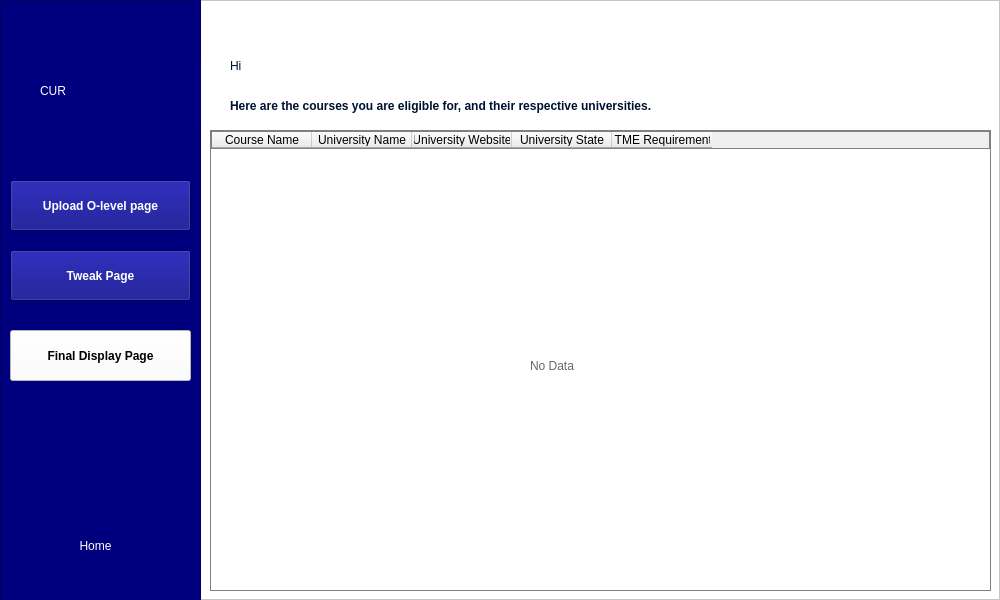
<?xml version="1.0" encoding="UTF-8"?>
<ui version="4.0">
 <class>MainWindow</class>
 <widget class="QMainWindow" name="MainWindow">
  <property name="geometry">
   <rect>
    <x>0</x>
    <y>0</y>
    <width>1000</width>
    <height>600</height>
   </rect>
  </property>
  <property name="minimumSize">
   <size>
    <width>1000</width>
    <height>600</height>
   </size>
  </property>
  <property name="maximumSize">
   <size>
    <width>1000</width>
    <height>600</height>
   </size>
  </property>
  <property name="windowTitle">
   <string>MainWindow</string>
  </property>
  <widget class="QWidget" name="centralwidget">
   <widget class="QFrame" name="frame_2">
    <property name="geometry">
     <rect>
      <x>0</x>
      <y>0</y>
      <width>1000</width>
      <height>600</height>
     </rect>
    </property>
    <property name="minimumSize">
     <size>
      <width>1000</width>
      <height>600</height>
     </size>
    </property>
    <property name="maximumSize">
     <size>
      <width>1000</width>
      <height>600</height>
     </size>
    </property>
    <property name="styleSheet">
     <string notr="true">QFrame#frame_2{background-color: rgb(255, 255, 255);}</string>
    </property>
    <property name="frameShape">
     <enum>QFrame::StyledPanel</enum>
    </property>
    <property name="frameShadow">
     <enum>QFrame::Raised</enum>
    </property>
    <widget class="QFrame" name="frame_3">
     <property name="geometry">
      <rect>
       <x>0</x>
       <y>0</y>
       <width>201</width>
       <height>601</height>
      </rect>
     </property>
     <property name="styleSheet">
      <string notr="true">background-color: rgb(0, 0, 127);</string>
     </property>
     <property name="frameShape">
      <enum>QFrame::StyledPanel</enum>
     </property>
     <property name="frameShadow">
      <enum>QFrame::Raised</enum>
     </property>
     <widget class="QToolButton" name="toInsertF">
      <property name="geometry">
       <rect>
        <x>10</x>
        <y>180</y>
        <width>181</width>
        <height>51</height>
       </rect>
      </property>
      <property name="styleSheet">
       <string notr="true">QToolButton:hover {
	background-color: rgb(255, 255, 255);
	color: rgb(0, 0, 0);
	font: 10pt &quot;Arial&quot;;
	font-weight: bold;
}
QToolButton {
color: rgb(255, 255, 255);
	
	font: 10pt &quot;Arial&quot;;
font-weight: bold;

}</string>
      </property>
      <property name="text">
       <string>Upload O-level page</string>
      </property>
     </widget>
     <widget class="QToolButton" name="toTweakF">
      <property name="geometry">
       <rect>
        <x>10</x>
        <y>250</y>
        <width>181</width>
        <height>51</height>
       </rect>
      </property>
      <property name="styleSheet">
       <string notr="true">QToolButton:hover {
	background-color: rgb(255, 255, 255);
	color: rgb(0, 0, 0);
	font: 10pt &quot;Arial&quot;;
	font-weight: bold;
}
QToolButton {
color: rgb(255, 255, 255);
	
	font: 10pt &quot;Arial&quot;;
font-weight: bold;

}</string>
      </property>
      <property name="text">
       <string>Tweak Page</string>
      </property>
     </widget>
     <widget class="QToolButton" name="toFinalF">
      <property name="geometry">
       <rect>
        <x>10</x>
        <y>330</y>
        <width>181</width>
        <height>51</height>
       </rect>
      </property>
      <property name="styleSheet">
       <string notr="true">QToolButton {
	background-color: rgb(255, 255, 255);
	color: rgb(0, 0, 0);
	font: 10pt &quot;Arial&quot;;
	font-weight: bold;
}
QToolButton:hover {
	background-color: rgb(0, 0, 127);
color: rgb(255, 255, 255);
	
	font: 10pt &quot;Arial&quot;;
font-weight: bold;

}</string>
      </property>
      <property name="text">
       <string>Final Display Page</string>
      </property>
     </widget>
     <widget class="QLabel" name="label">
      <property name="geometry">
       <rect>
        <x>40</x>
        <y>60</y>
        <width>161</width>
        <height>61</height>
       </rect>
      </property>
      <property name="styleSheet">
       <string notr="true">color:rgb(255, 255, 255);

font: 75 35pt &quot;Magneto&quot;;</string>
      </property>
      <property name="text">
       <string>CUR</string>
      </property>
     </widget>
     <widget class="QPushButton" name="qhome">
      <property name="geometry">
       <rect>
        <x>50</x>
        <y>520</y>
        <width>91</width>
        <height>51</height>
       </rect>
      </property>
      <property name="styleSheet">
       <string notr="true">QPushButton {
border-radius: 20px;
font: 14pt &quot;Lucida Calligraphy&quot;;
	color: rgb(255, 255, 255);
}
QPushButton:hover {
border-radius: 20px;
font: 14pt &quot;Lucida Calligraphy&quot;;

	color: rgb(170, 0, 0);
}


</string>
      </property>
      <property name="text">
       <string>Home</string>
      </property>
     </widget>
    </widget>
    <widget class="QLabel" name="displayName">
     <property name="geometry">
      <rect>
       <x>230</x>
       <y>20</y>
       <width>581</width>
       <height>91</height>
      </rect>
     </property>
     <property name="styleSheet">
      <string notr="true">color: rgb(0, 16, 49);

font: 36pt &quot;Arial Rounded MT Bold&quot;;
</string>
     </property>
     <property name="text">
      <string>Hi </string>
     </property>
    </widget>
    <widget class="QTableWidget" name="tableWidget">
     <property name="geometry">
      <rect>
       <x>210</x>
       <y>130</y>
       <width>781</width>
       <height>461</height>
      </rect>
     </property>
     <property name="styleSheet">
      <string notr="true">border: 1px solid gray;</string>
     </property>
     <property name="frameShadow">
      <enum>QFrame::Plain</enum>
     </property>
     <property name="lineWidth">
      <number>2</number>
     </property>
     <property name="midLineWidth">
      <number>1</number>
     </property>
     <property name="sizeAdjustPolicy">
      <enum>QAbstractScrollArea::AdjustIgnored</enum>
     </property>
     <property name="editTriggers">
      <set>QAbstractItemView::NoEditTriggers</set>
     </property>
     <property name="alternatingRowColors">
      <bool>true</bool>
     </property>
     <property name="iconSize">
      <size>
       <width>0</width>
       <height>2</height>
      </size>
     </property>
     <property name="verticalScrollMode">
      <enum>QAbstractItemView::ScrollPerItem</enum>
     </property>
     <property name="showGrid">
      <bool>true</bool>
     </property>
     <property name="gridStyle">
      <enum>Qt::SolidLine</enum>
     </property>
     <property name="sortingEnabled">
      <bool>true</bool>
     </property>
     <property name="wordWrap">
      <bool>true</bool>
     </property>
     <attribute name="verticalHeaderDefaultSectionSize">
      <number>60</number>
     </attribute>
     <attribute name="verticalHeaderStretchLastSection">
      <bool>false</bool>
     </attribute>
     <column>
      <property name="text">
       <string>Course Name</string>
      </property>
     </column>
     <column>
      <property name="text">
       <string>University Name</string>
      </property>
     </column>
     <column>
      <property name="text">
       <string>University Website</string>
      </property>
     </column>
     <column>
      <property name="text">
       <string>University State</string>
      </property>
     </column>
     <column>
      <property name="text">
       <string>UTME Requirements</string>
      </property>
     </column>
    </widget>
    <widget class="QLabel" name="noData">
     <property name="geometry">
      <rect>
       <x>530</x>
       <y>330</y>
       <width>201</width>
       <height>71</height>
      </rect>
     </property>
     <property name="styleSheet">
      <string notr="true">color: rgb(103, 103, 103);

font: 33pt &quot;Arial Rounded MT Bold&quot;;
</string>
     </property>
     <property name="text">
      <string>No Data</string>
     </property>
    </widget>
    <widget class="QLabel" name="label_2">
     <property name="geometry">
      <rect>
       <x>230</x>
       <y>90</y>
       <width>571</width>
       <height>31</height>
      </rect>
     </property>
     <property name="styleSheet">
      <string notr="true">color: rgb(0, 16, 49);
font: 12pt &quot;Arial&quot;;
	font-weight: bold;</string>
     </property>
     <property name="text">
      <string>Here are the courses you are eligible for, and their respective universities.</string>
     </property>
    </widget>
   </widget>
  </widget>
 </widget>
 <resources/>
 <connections/>
</ui>
